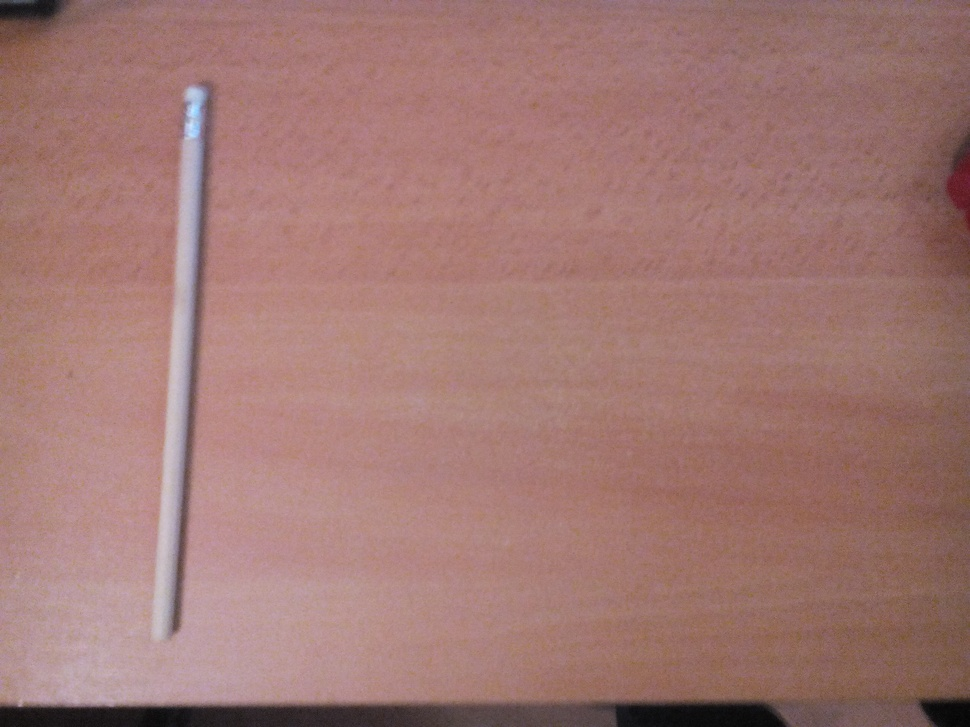
#> input picture experiments/old_sparagus_detectoin_codes/images/pencil_to_find.jpg, 970 x 727 px, shrunk from 2560 x 1920 before the run, given in place of the camera
$ python main.py
#> lines starting #> are read from the running program, lines starting #| are printed output that depends on the picture; after the words box and inside, x2 and y2 are one past the last pixel; in counts of white or black regions, pixels touching at a corner belong together
### experiments/old_sparagus_detectoin_codes/hard_condition_to_asparagus_shape.py
__author__ = '502444620'

import cv2


def is_it_big_enough(contour, limit = 100):

    # Minimum area
    if cv2.contourArea(contour) < limit :
        return False

    return True


def is_ratio_limit_acceptable(ratio_fun, rectangle, limit):
    if ratio_fun(rectangle) < limit :
        return False
    else :
        return True


def ratio_of_bounding_box_sides(contour):
    min_area_bound_rectangle = cv2.minAreaRect(contour)

    longer_side_len = max(min_area_bound_rectangle[1])
    shorter_side_len = min(min_area_bound_rectangle[1])

    ratio = longer_side_len/shorter_side_len

    return ratio

### experiments/old_sparagus_detectoin_codes/decide_about_contours_it_could_be_an_asparagus.py
__author__ = '502444620'

import cv2

from hard_condition_to_asparagus_shape import is_it_big_enough
from hard_condition_to_asparagus_shape import is_ratio_limit_acceptable
from hard_condition_to_asparagus_shape import ratio_of_bounding_box_sides

def decide_about_conturs(conturs, area_limit, side_ratio_limit):

    for i in range(0, len(conturs)):
        act_cnt = conturs[i]

        if not(dicide_about_one_contour(act_cnt, area_limit, side_ratio_limit)):
            conturs[i] = []


    # delete empty list elements
    if [] in conturs :
        conturs = filter(lambda a: a != [], conturs)


    return conturs


def dicide_about_one_contour(contour, area_limit, side_ratio_limit):

    if not(is_it_big_enough(contour, area_limit)):
        return False

    #check min area rectangle sied ratio
    if not(is_ratio_limit_acceptable(ratio_of_bounding_box_sides, contour, side_ratio_limit)) :
        return False

    return True

### experiments/old_sparagus_detectoin_codes/main.py
__author__ = '502444620'

import numpy as np
import cv2

from hole_filler import hole_filler

from decide_about_contours_it_could_be_an_asparagus import decide_about_conturs

from delete_incorrect_contours import delete_incorrect_contours

from set_img_frame import set_img_frame

from merge_binary_layers import merge_binary_layers


cap = cv2.VideoCapture(0)

while(1):

    # Take each frame
    _, frame = cap.read()
#> frame is the input picture: shape (727, 970, 3); mean B, G, R 115, 119.8, 160.5

    # Convert BGR to HSV
    # hsv = cv2.cvtColor(frame, cv2.COLOR_BGR2HSV)

    # define range of blue color in HSV
    # lower_blue = np.array([ 240, 240, 240])
    # upper_blue = np.array([255,255,255])

    # It should be adaptive
    # Threshold the HSV image to get only blue colors
    # HVS
    # mask = cv2.inRange(hsv, lower_blue, upper_blue)
    # RGB
    #mask = cv2.inRange(frame, lower_blue, upper_blue)
    #
    #blur = cv2.GaussianBlur(frame[:,:,1],(5,5),0)
    #ret3,th3 = cv2.threshold(blur,0,255,cv2.THRESH_BINARY+cv2.THRESH_OTSU)

    block_size = 123

    # [23 lines of commented-out code are left out]
    mask3 = cv2.Canny(frame,140,90)
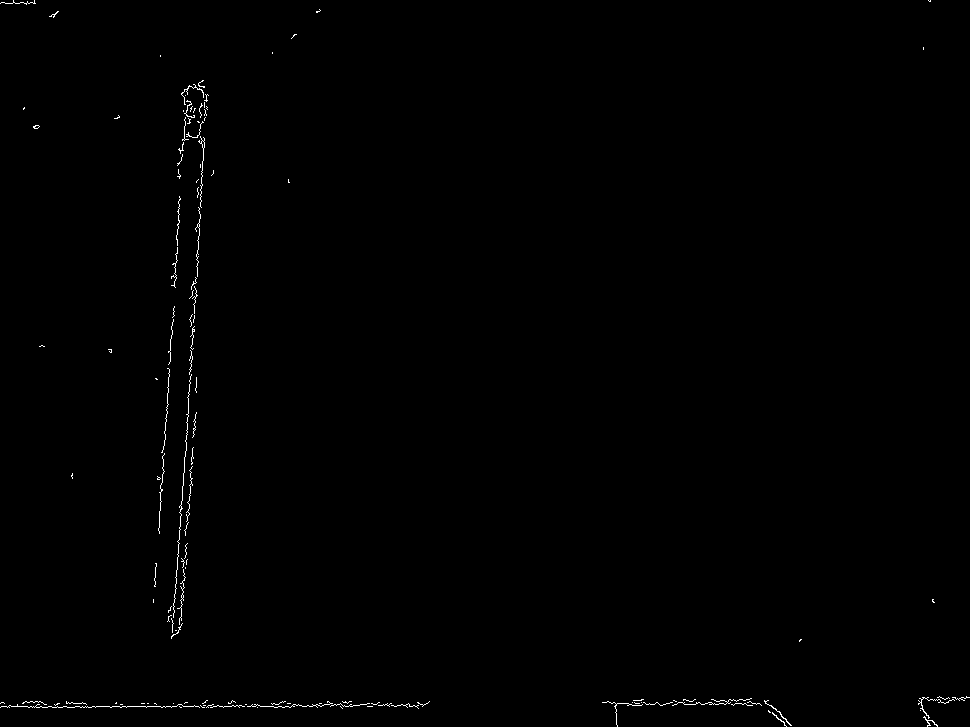
#> mask3: shape (727, 970); 0.41% white in thin lines or dots
    # [21 lines of commented-out code are left out]
    kernel = np.ones((4,4),np.uint8)
    mask3 = cv2.dilate(mask3, kernel, iterations = 1)
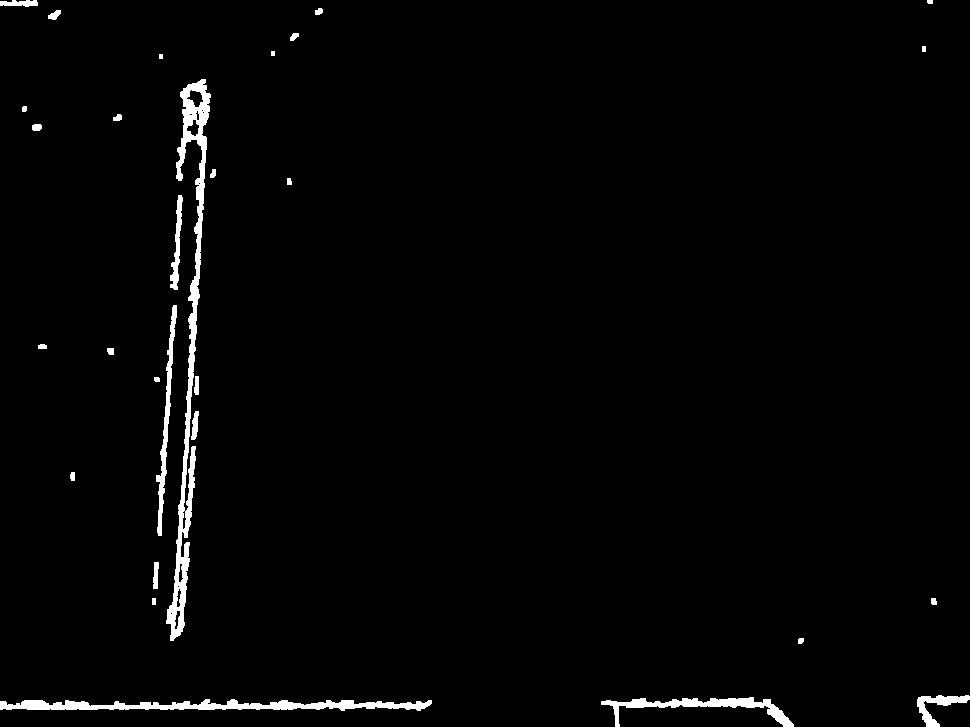
#> mask3: shape (727, 970); 1.9% white; 29 white regions
    #hole_filler
    # mask3 = hole_filler(mask3)

    # copy_of_mask = mask3.copy()
    # copy_of_mask = np.invert(copy_of_mask)
    contours, hierarchy = cv2.findContours(mask3, cv2.RETR_TREE, cv2.CHAIN_APPROX_SIMPLE)
#> contours = 42 contours, 13 with area under 20; largest, box (x1, y1, x2, y2) and area: (166, 79, 211, 641) 4891, (0, 699, 432, 711) 2394, (601, 697, 794, 727) 1333, (156, 305, 177, 536) 885, (917, 695, 970, 727) 524

    correct_conturs = decide_about_conturs(contours, 500, 5)
#> the loop in decide_about_conturs, `for i in range(0, len(conturs)):` made 42 passes
#> act_cnt on passes 6, 22, 25, 28, 31, 33, 35, 36, 37: [[152, 598], [152, 604], [155, 604], [155, 598]], [[170, 613], [171, 612], [172, 613], [171, 614]], [[177, 586], [178, 585], [179, 586], [178, 587]], [[198, 183], [199, 182], [200, 183], [199, 184]], [[202, 112], [203, 111], [204, 112], [203, 113]], [[201, 110], [202, 109], [203, 110], [202, 111]], [[159, 54], [159, 58], [162, 58], [162, 54]], [[271, 51], [271, 55], [274, 55], [274, 51]], [[922, 46], [922, 51], [925, 51], [925, 46]]
#> after the loop in decide_about_conturs, `for i in range(0, len(conturs)):`: conturs = 42 items, first 6: contour of 329 points, box (x1, y1, x2, y2) (0, 699, 432, 711), area 2394, contour of 178 points, box (x1, y1, x2, y2) (601, 697, 794, 727), area 1333, [], [], [], []
#> (the run stopped early here; a loop or call above may not have finished)

$ run again, on experiments/old_sparagus_detectoin_codes/images/search_the_pencil.jpg
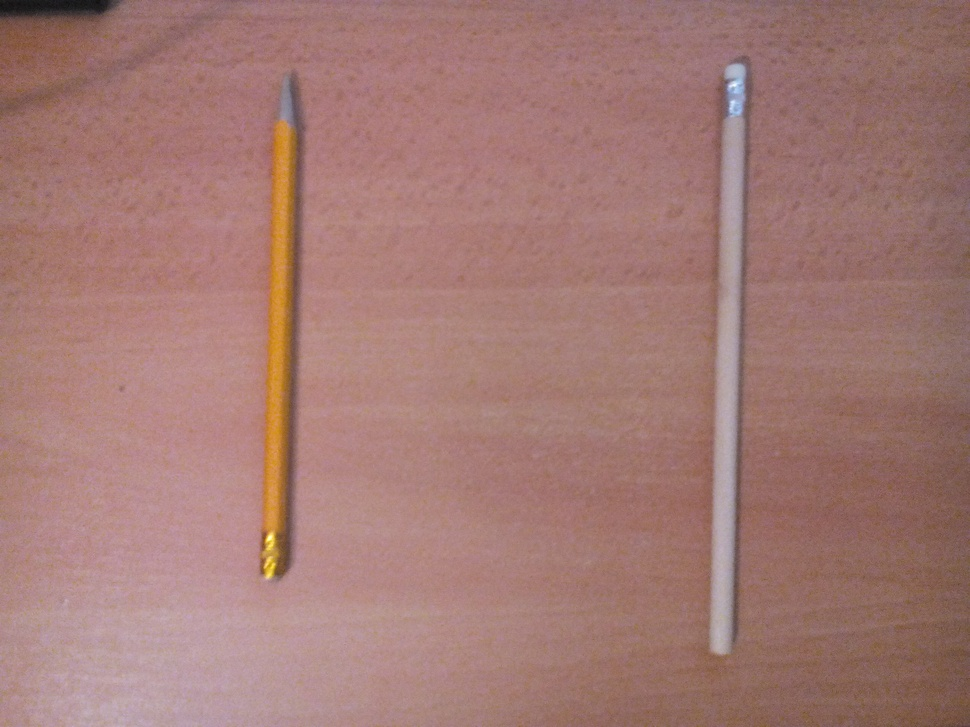
#> input picture experiments/old_sparagus_detectoin_codes/images/search_the_pencil.jpg, 970 x 727 px, shrunk from 2560 x 1920 before the run, given in place of the camera
#> frame is the input picture: shape (727, 970, 3); mean B, G, R 116.2, 121.8, 162.8
#> `mask3 = cv2.Canny(frame,140,90)`:
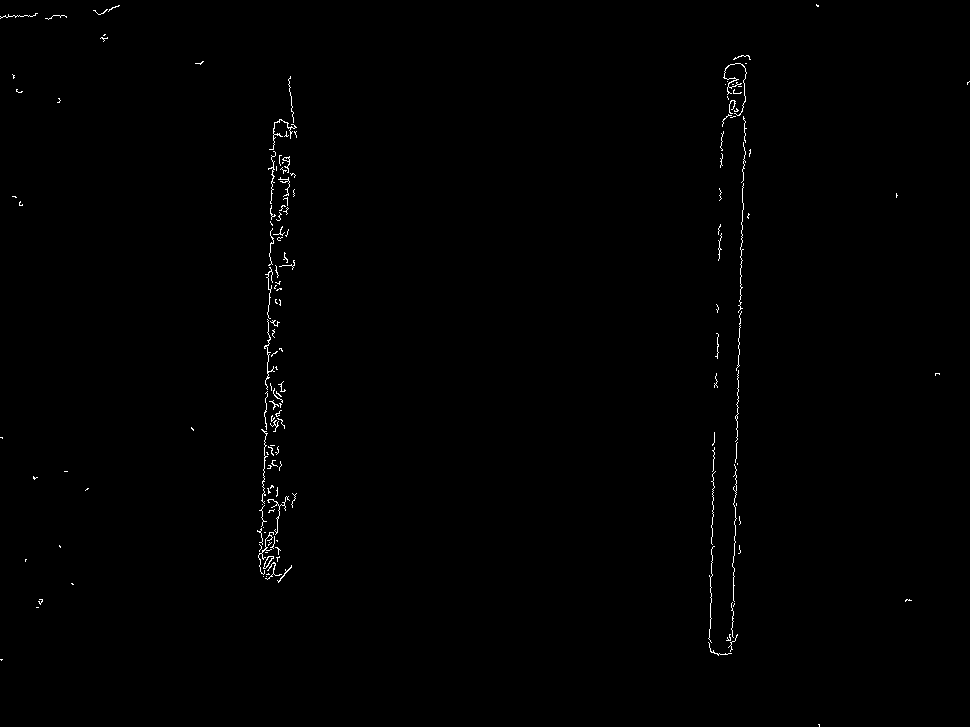
#> mask3: shape (727, 970); 0.48% white in thin lines or dots
#> `mask3 = cv2.dilate(mask3, kernel, iterations = 1)`:
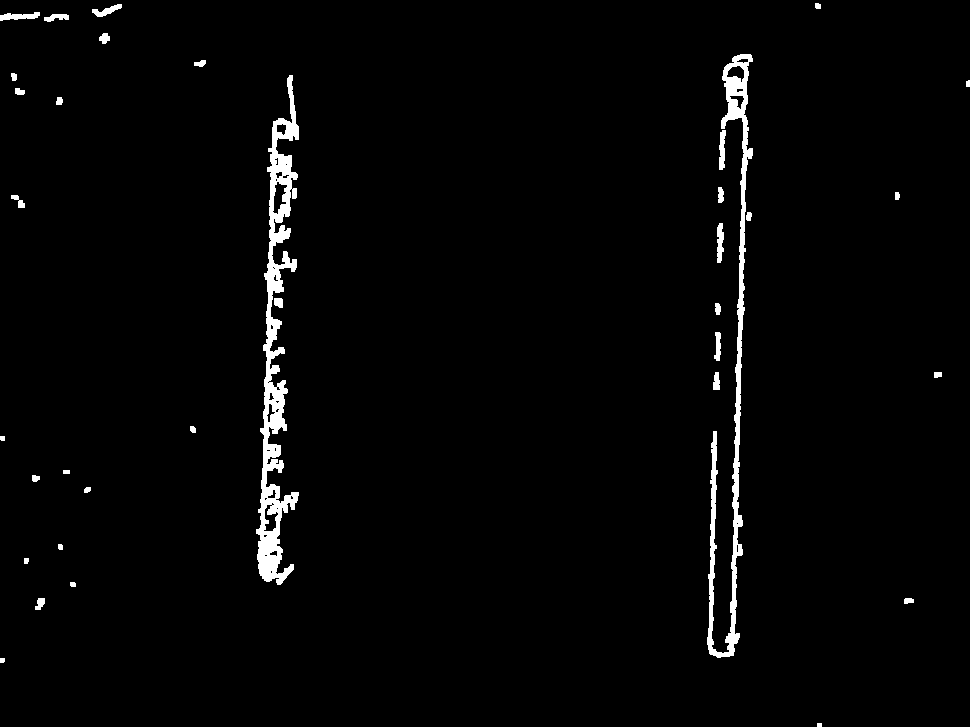
#> mask3: shape (727, 970); 2.1% white; 35 white regions
#> contours = 70 contours, 31 with area under 20; largest, box (x1, y1, x2, y2) and area: (256, 75, 299, 585) 7248, (707, 54, 753, 658) 4608, (272, 181, 288, 215) 274, (263, 504, 279, 532) 226, (726, 65, 745, 83) 181
#> the loop in decide_about_conturs, `for i in range(0, len(conturs)):` made 70 passes
#> act_cnt on passes 1, 10, 32, 45, 48, 49, 54: [[817, 723], [817, 726], [821, 726], [821, 723]], [[63, 470], [63, 473], [69, 473], [69, 470]], [[276, 508], [277, 507], [278, 508], [277, 509]], [[267, 382], [268, 381], [269, 382], [268, 383]], [[273, 268], [274, 267], [275, 268], [274, 269]], [[272, 267], [273, 266], [274, 267], [273, 268]], [[285, 164], [286, 163], [287, 164], [286, 165]]
#> after the loop in decide_about_conturs, `for i in range(0, len(conturs)):`: conturs = 70 items, first 6: [], [], [], [], [], []
